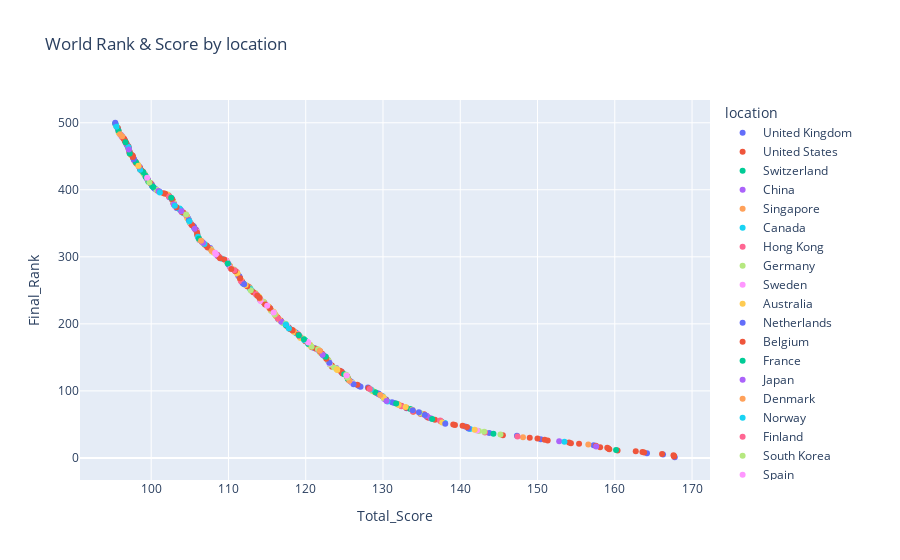

This figure's notebook cell:
### Code cell
chart1= px.scatter(top_500_unis, x='Total_Score', y='Final_Rank', color='location', title='World Rank & Score by location')
chart1.show()

### Figure 1 — Plotly figure (JSON) as saved in the notebook; plotly's stock layout.template omitted (floating-point values rounded to 4 significant figures)
{"data": [{"hovertemplate": "location=United Kingdom<br>Total_Score=%{x}<br>Final_Rank=%{y}<extra></extra>", "legendgroup": "United Kingdom", "marker": {"color": "#636efa", "symbol": "circle"}, "mode": "markers", "name": "United Kingdom", "orientation": "v", "showlegend": true, "type": "scatter", "x": [167.8, 166.2, 164.2, 157.3, 150.4, 147.3, 143.8, 140.6, 137.6, 135.7, 133.1, 131.5, 131.2, 130.4, 128.1, 127.1, 127.0, 126.8, 125.9, 125.8, 125.6, 124.7, 124.6, 123.1, 121.1, 119.3, 118.7, 117.8, 116.8, 116.5, 115.9, 115.3, 113.1, 112.7, 111.4, 110.2, 108.3, 107.6, 107.3, 105.9, 105.9, 105.8, 105.1, 105.0, 104.8, 104.6, 103.3, 102.9, 102.7, 101.1, 100.6, 100.4, 100.3, 100.1, 99.6, 99.47, 98.52, 97.71, 97.08, 97.07, 96.91, 96.82, 96.79, 96.59, 96.26, 95.72], "xaxis": "x", "y": [1, 5, 7, 19, 28, 33, 37, 47, 54, 61, 74, 82, 83, 87, 105, 106, 107, 108, 113, 114, 116, 127, 129, 140, 164, 180, 187, 195, 204, 207, 216, 224, 249, 254, 269, 285, 305, 313, 315, 334, 339, 340, 350, 351, 357, 360, 373, 380, 387, 397, 401, 402, 403, 406, 414, 417, 434, 447, 461, 463, 466, 468, 469, 474, 479, 490], "yaxis": "y"}, {"hovertemplate": "location=United States<br>Total_Score=%{x}<br>Final_Rank=%{y}<extra></extra>", "legendgroup": "United States", "marker": {"color": "#EF553B", "symbol": "circle"}, "mode": "markers", "name": "United States", "orientation": "v", "showlegend": true, "type": "scatter", "x": [167.7, 167.7, 167.6, 166.1, 163.8, 163.6, 162.7, 160.4, 159.3, 159.2, 159.0, 158.1, 157.6, 155.4, 154.3, 154.1, 151.3, 150.9, 150.0, 149.0, 145.5, 140.3, 139.3, 139.1, 137.4, 136.7, 135.9, 135.7, 135.3, 134.8, 133.9, 133.0, 132.4, 131.9, 130.4, 129.2, 128.1, 126.7, 125.5, 125.4, 125.4, 124.8, 124.4, 123.4, 123.4, 123.4, 122.9, 122.8, 121.3, 120.8, 120.3, 120.0, 119.2, 118.5, 118.3, 118.0, 117.8, 117.6, 116.8, 115.5, 115.4, 115.2, 114.6, 114.6, 112.7, 111.8, 111.8, 111.5, 111.4, 111.2, 111.0, 110.3, 110.2, 109.7, 108.8, 108.7, 108.6, 107.2, 107.2, 106.1, 105.9, 105.5, 105.2, 103.9, 102.9, 102.8, 102.8, 100.8, 100.1, 99.27, 99.16, 98.79, 98.71, 98.54, 98.54, 98.52, 98.22, 97.95, 97.88, 97.75, 97.65, 97.59, 97.07, 97.05, 96.63, 96.43, 95.8], "xaxis": "x", "y": [2, 3, 4, 6, 8, 9, 10, 11, 13, 14, 15, 16, 18, 21, 22, 23, 26, 27, 29, 30, 34, 48, 49, 50, 55, 57, 60, 62, 65, 66, 69, 75, 78, 80, 86, 97, 104, 109, 117, 119, 121, 126, 130, 136, 137, 138, 145, 147, 163, 165, 171, 174, 181, 189, 191, 192, 194, 196, 205, 220, 222, 225, 231, 232, 255, 262, 263, 267, 270, 273, 278, 284, 286, 294, 300, 301, 303, 316, 317, 328, 337, 345, 348, 367, 381, 383, 384, 399, 408, 420, 423, 428, 429, 431, 432, 433, 438, 442, 443, 445, 448, 451, 462, 465, 472, 477, 487], "yaxis": "y"}, {"hovertemplate": "location=Switzerland<br>Total_Score=%{x}<br>Final_Rank=%{y}<extra></extra>", "legendgroup": "Switzerland", "marker": {"color": "#00cc96", "symbol": "circle"}, "mode": "markers", "name": "Switzerland", "orientation": "v", "showlegend": true, "type": "scatter", "x": [160.2, 144.3, 133.5, 129.9, 125.5, 123.0, 119.9, 112.0, 106.5], "xaxis": "x", "y": [12, 36, 73, 92, 118, 144, 175, 260, 323], "yaxis": "y"}, {"hovertemplate": "location=China<br>Total_Score=%{x}<br>Final_Rank=%{y}<extra></extra>", "legendgroup": "China", "marker": {"color": "#ab63fa", "symbol": "circle"}, "mode": "markers", "name": "China", "orientation": "v", "showlegend": true, "type": "scatter", "x": [157.6, 152.8, 136.2, 135.6, 130.2, 130.1, 129.7, 124.0, 122.6, 121.6, 114.7, 114.2, 114.1, 114.1, 111.3, 110.0, 109.9, 109.8, 108.6, 107.8, 106.6, 106.2, 106.0, 105.5, 103.9, 103.8, 102.7, 102.3, 100.1, 99.58, 99.48, 97.79, 96.83, 95.36], "xaxis": "x", "y": [17, 25, 59, 63, 88, 90, 93, 134, 150, 161, 230, 235, 236, 237, 272, 289, 291, 292, 302, 310, 322, 325, 331, 344, 369, 370, 385, 389, 407, 415, 416, 444, 467, 498], "yaxis": "y"}, {"hovertemplate": "location=Singapore<br>Total_Score=%{x}<br>Final_Rank=%{y}<extra></extra>", "legendgroup": "Singapore", "marker": {"color": "#FFA15A", "symbol": "circle"}, "mode": "markers", "name": "Singapore", "orientation": "v", "showlegend": true, "type": "scatter", "x": [156.6, 148.1], "xaxis": "x", "y": [20, 31], "yaxis": "y"}, {"hovertemplate": "location=Canada<br>Total_Score=%{x}<br>Final_Rank=%{y}<extra></extra>", "legendgroup": "Canada", "marker": {"color": "#19d3f3", "symbol": "circle"}, "mode": "markers", "name": "Canada", "orientation": "v", "showlegend": true, "type": "scatter", "x": [153.5, 141.3, 138.0, 130.6, 122.3, 121.9, 119.8, 118.8, 113.7, 112.9, 109.2, 106.1, 105.9, 105.6, 104.2, 103.0, 102.2], "xaxis": "x", "y": [24, 43, 52, 84, 153, 158, 176, 186, 243, 251, 297, 329, 335, 343, 365, 377, 392], "yaxis": "y"}, {"hovertemplate": "location=Hong Kong<br>Total_Score=%{x}<br>Final_Rank=%{y}<extra></extra>", "legendgroup": "Hong Kong", "marker": {"color": "#FF6692", "symbol": "circle"}, "mode": "markers", "name": "Hong Kong", "orientation": "v", "showlegend": true, "type": "scatter", "x": [147.4, 143.2, 137.4, 133.8, 132.4, 105.1], "xaxis": "x", "y": [32, 38, 56, 70, 77, 349], "yaxis": "y"}, {"hovertemplate": "location=Germany<br>Total_Score=%{x}<br>Final_Rank=%{y}<extra></extra>", "legendgroup": "Germany", "marker": {"color": "#B6E880", "symbol": "circle"}, "mode": "markers", "name": "Germany", "orientation": "v", "showlegend": true, "type": "scatter", "x": [145.2, 143.1, 142.4, 134.8, 130.1, 128.6, 128.6, 126.1, 124.0, 123.7, 123.1, 122.7, 121.9, 121.6, 120.6, 119.7, 117.1, 117.0, 116.2, 114.6, 114.0, 113.5, 113.1, 112.8, 112.4, 111.1, 110.7, 107.9, 104.9, 104.9, 104.8, 100.7, 99.21, 99.0, 98.3, 97.15, 95.8, 95.48], "xaxis": "x", "y": [35, 39, 40, 67, 89, 100, 101, 112, 133, 135, 139, 149, 157, 162, 169, 178, 201, 202, 211, 233, 240, 246, 248, 253, 257, 276, 281, 308, 352, 354, 356, 400, 422, 425, 437, 458, 486, 495], "yaxis": "y"}, {"hovertemplate": "location=Sweden<br>Total_Score=%{x}<br>Final_Rank=%{y}<extra></extra>", "legendgroup": "Sweden", "marker": {"color": "#FF97FF", "symbol": "circle"}, "mode": "markers", "name": "Sweden", "orientation": "v", "showlegend": true, "type": "scatter", "x": [142.2, 126.1, 123.1, 123.0, 120.2, 119.0, 114.9, 114.2, 105.9, 104.4, 95.87, 95.72], "xaxis": "x", "y": [41, 111, 141, 143, 173, 185, 228, 234, 338, 364, 484, 489], "yaxis": "y"}, {"hovertemplate": "location=Australia<br>Total_Score=%{x}<br>Final_Rank=%{y}<extra></extra>", "legendgroup": "Australia", "marker": {"color": "#FECB52", "symbol": "circle"}, "mode": "markers", "name": "Australia", "orientation": "v", "showlegend": true, "type": "scatter", "x": [141.9, 141.0, 137.7, 133.8, 132.9, 132.0, 130.0, 128.8, 124.0, 120.6, 120.6, 119.3, 118.5, 116.6, 116.3, 116.0, 115.8, 115.4, 113.9, 113.5, 111.6, 111.6, 111.2, 110.2, 109.8, 106.8, 106.2, 106.0, 104.7, 104.6, 98.12, 97.38, 95.8], "xaxis": "x", "y": [42, 45, 53, 72, 76, 79, 91, 99, 132, 167, 168, 179, 188, 206, 210, 215, 218, 221, 241, 245, 265, 266, 274, 287, 293, 320, 326, 332, 358, 359, 439, 452, 485], "yaxis": "y"}, {"hovertemplate": "location=Netherlands<br>Total_Score=%{x}<br>Final_Rank=%{y}<extra></extra>", "legendgroup": "Netherlands", "marker": {"color": "#636efa", "symbol": "circle"}, "mode": "markers", "name": "Netherlands", "orientation": "v", "showlegend": true, "type": "scatter", "x": [141.1, 138.1, 135.4, 134.6, 133.8, 129.4, 129.4, 126.2, 122.4, 111.8, 111.4, 110.0], "xaxis": "x", "y": [44, 51, 64, 68, 71, 95, 96, 110, 152, 261, 271, 288], "yaxis": "y"}, {"hovertemplate": "location=Belgium<br>Total_Score=%{x}<br>Final_Rank=%{y}<extra></extra>", "legendgroup": "Belgium", "marker": {"color": "#EF553B", "symbol": "circle"}, "mode": "markers", "name": "Belgium", "orientation": "v", "showlegend": true, "type": "scatter", "x": [140.9, 125.3, 124.7, 118.3, 116.4, 113.2, 102.3, 98.05], "xaxis": "x", "y": [46, 122, 128, 190, 209, 247, 391, 440], "yaxis": "y"}, {"hovertemplate": "location=France<br>Total_Score=%{x}<br>Final_Rank=%{y}<extra></extra>", "legendgroup": "France", "marker": {"color": "#00cc96", "symbol": "circle"}, "mode": "markers", "name": "France", "orientation": "v", "showlegend": true, "type": "scatter", "x": [136.4, 131.7, 129.0, 125.0, 120.3, 103.7, 100.3, 99.29, 98.03], "xaxis": "x", "y": [58, 81, 98, 125, 170, 371, 404, 419, 441], "yaxis": "y"}, {"hovertemplate": "location=Japan<br>Total_Score=%{x}<br>Final_Rank=%{y}<extra></extra>", "legendgroup": "Japan", "marker": {"color": "#ab63fa", "symbol": "circle"}, "mode": "markers", "name": "Japan", "orientation": "v", "showlegend": true, "type": "scatter", "x": [130.5, 116.8, 100.9], "xaxis": "x", "y": [85, 203, 398], "yaxis": "y"}, {"hovertemplate": "location=Denmark<br>Total_Score=%{x}<br>Final_Rank=%{y}<extra></extra>", "legendgroup": "Denmark", "marker": {"color": "#FFA15A", "symbol": "circle"}, "mode": "markers", "name": "Denmark", "orientation": "v", "showlegend": true, "type": "scatter", "x": [129.6, 125.7, 122.0, 116.1, 116.1, 114.1], "xaxis": "x", "y": [94, 115, 156, 212, 213, 238], "yaxis": "y"}, {"hovertemplate": "location=Norway<br>Total_Score=%{x}<br>Final_Rank=%{y}<extra></extra>", "legendgroup": "Norway", "marker": {"color": "#19d3f3", "symbol": "circle"}, "mode": "markers", "name": "Norway", "orientation": "v", "showlegend": true, "type": "scatter", "x": [128.4, 112.8, 103.7], "xaxis": "x", "y": [102, 252, 372], "yaxis": "y"}, {"hovertemplate": "location=Finland<br>Total_Score=%{x}<br>Final_Rank=%{y}<extra></extra>", "legendgroup": "Finland", "marker": {"color": "#FF6692", "symbol": "circle"}, "mode": "markers", "name": "Finland", "orientation": "v", "showlegend": true, "type": "scatter", "x": [128.3, 119.2, 113.5, 111.6, 111.1, 108.9, 107.7, 102.9], "xaxis": "x", "y": [103, 182, 244, 264, 277, 299, 312, 379], "yaxis": "y"}, {"hovertemplate": "location=South Korea<br>Total_Score=%{x}<br>Final_Rank=%{y}<extra></extra>", "legendgroup": "South Korea", "marker": {"color": "#B6E880", "symbol": "circle"}, "mode": "markers", "name": "South Korea", "orientation": "v", "showlegend": true, "type": "scatter", "x": [125.4, 125.2, 122.9, 120.8, 117.4, 115.6, 112.9, 107.7, 102.8, 95.65], "xaxis": "x", "y": [120, 124, 146, 166, 200, 219, 250, 311, 382, 493], "yaxis": "y"}, {"hovertemplate": "location=Spain<br>Total_Score=%{x}<br>Final_Rank=%{y}<extra></extra>", "legendgroup": "Spain", "marker": {"color": "#FF97FF", "symbol": "circle"}, "mode": "markers", "name": "Spain", "orientation": "v", "showlegend": true, "type": "scatter", "x": [125.3, 120.3, 117.6, 109.7, 103.1, 97.2], "xaxis": "x", "y": [123, 172, 197, 295, 375, 456], "yaxis": "y"}, {"hovertemplate": "location=Ireland<br>Total_Score=%{x}<br>Final_Rank=%{y}<extra></extra>", "legendgroup": "Ireland", "marker": {"color": "#FECB52", "symbol": "circle"}, "mode": "markers", "name": "Ireland", "orientation": "v", "showlegend": true, "type": "scatter", "x": [124.1, 115.2, 111.2, 108.1, 104.6, 102.1, 99.61], "xaxis": "x", "y": [131, 226, 275, 307, 361, 393, 413], "yaxis": "y"}, {"hovertemplate": "location=New Zealand<br>Total_Score=%{x}<br>Final_Rank=%{y}<extra></extra>", "legendgroup": "New Zealand", "marker": {"color": "#636efa", "symbol": "circle"}, "mode": "markers", "name": "New Zealand", "orientation": "v", "showlegend": true, "type": "scatter", "x": [123.1, 105.5, 104.9, 99.97, 95.69], "xaxis": "x", "y": [142, 346, 355, 409, 491], "yaxis": "y"}, {"hovertemplate": "location=Italy<br>Total_Score=%{x}<br>Final_Rank=%{y}<extra></extra>", "legendgroup": "Italy", "marker": {"color": "#EF553B", "symbol": "circle"}, "mode": "markers", "name": "Italy", "orientation": "v", "showlegend": true, "type": "scatter", "x": [122.7, 122.2, 121.8, 119.0, 115.4, 114.7, 114.0, 113.7, 112.4, 111.5, 110.9, 109.5, 108.9, 107.3, 107.0, 106.0, 105.9, 105.7, 105.3, 104.1, 103.3, 102.7, 101.8, 101.6, 99.89, 98.92, 97.6, 97.38, 97.21, 96.77, 96.61, 96.51, 95.68], "xaxis": "x", "y": [148, 155, 159, 184, 223, 229, 239, 242, 256, 268, 279, 296, 298, 314, 318, 333, 336, 341, 347, 366, 374, 386, 394, 395, 410, 427, 450, 453, 455, 470, 473, 475, 492], "yaxis": "y"}, {"hovertemplate": "location=Austria<br>Total_Score=%{x}<br>Final_Rank=%{y}<extra></extra>", "legendgroup": "Austria", "marker": {"color": "#00cc96", "symbol": "circle"}, "mode": "markers", "name": "Austria", "orientation": "v", "showlegend": true, "type": "scatter", "x": [122.6, 119.8, 119.1, 117.4, 99.64, 95.35], "xaxis": "x", "y": [151, 177, 183, 198, 412, 499], "yaxis": "y"}, {"hovertemplate": "location=South Africa<br>Total_Score=%{x}<br>Final_Rank=%{y}<extra></extra>", "legendgroup": "South Africa", "marker": {"color": "#ab63fa", "symbol": "circle"}, "mode": "markers", "name": "South Africa", "orientation": "v", "showlegend": true, "type": "scatter", "x": [122.2, 105.6, 102.9], "xaxis": "x", "y": [154, 342, 378], "yaxis": "y"}, {"hovertemplate": "location=Macao<br>Total_Score=%{x}<br>Final_Rank=%{y}<extra></extra>", "legendgroup": "Macao", "marker": {"color": "#FFA15A", "symbol": "circle"}, "mode": "markers", "name": "Macao", "orientation": "v", "showlegend": true, "type": "scatter", "x": [121.8, 107.8], "xaxis": "x", "y": [160, 309], "yaxis": "y"}, {"hovertemplate": "location=Saudi Arabia<br>Total_Score=%{x}<br>Final_Rank=%{y}<extra></extra>", "legendgroup": "Saudi Arabia", "marker": {"color": "#19d3f3", "symbol": "circle"}, "mode": "markers", "name": "Saudi Arabia", "orientation": "v", "showlegend": true, "type": "scatter", "x": [117.8, 117.4, 106.9, 106.0, 101.1, 97.06], "xaxis": "x", "y": [193, 199, 319, 330, 396, 464], "yaxis": "y"}, {"hovertemplate": "location=Taiwan<br>Total_Score=%{x}<br>Final_Rank=%{y}<extra></extra>", "legendgroup": "Taiwan", "marker": {"color": "#FF6692", "symbol": "circle"}, "mode": "markers", "name": "Taiwan", "orientation": "v", "showlegend": true, "type": "scatter", "x": [116.4, 110.8, 102.3], "xaxis": "x", "y": [208, 280, 390], "yaxis": "y"}, {"hovertemplate": "location=Israel<br>Total_Score=%{x}<br>Final_Rank=%{y}<extra></extra>", "legendgroup": "Israel", "marker": {"color": "#B6E880", "symbol": "circle"}, "mode": "markers", "name": "Israel", "orientation": "v", "showlegend": true, "type": "scatter", "x": [116.0, 99.0, 95.44], "xaxis": "x", "y": [214, 424, 496], "yaxis": "y"}, {"hovertemplate": "location=United Arab Emirates<br>Total_Score=%{x}<br>Final_Rank=%{y}<extra></extra>", "legendgroup": "United Arab Emirates", "marker": {"color": "#FF97FF", "symbol": "circle"}, "mode": "markers", "name": "United Arab Emirates", "orientation": "v", "showlegend": true, "type": "scatter", "x": [115.9, 115.0, 110.3, 108.4, 108.3], "xaxis": "x", "y": [217, 227, 283, 304, 306], "yaxis": "y"}, {"hovertemplate": "location=Qatar<br>Total_Score=%{x}<br>Final_Rank=%{y}<extra></extra>", "legendgroup": "Qatar", "marker": {"color": "#FECB52", "symbol": "circle"}, "mode": "markers", "name": "Qatar", "orientation": "v", "showlegend": true, "type": "scatter", "x": [112.2], "xaxis": "x", "y": [258], "yaxis": "y"}, {"hovertemplate": "location=Estonia<br>Total_Score=%{x}<br>Final_Rank=%{y}<extra></extra>", "legendgroup": "Estonia", "marker": {"color": "#636efa", "symbol": "circle"}, "mode": "markers", "name": "Estonia", "orientation": "v", "showlegend": true, "type": "scatter", "x": [112.0], "xaxis": "x", "y": [259], "yaxis": "y"}, {"hovertemplate": "location=Luxembourg<br>Total_Score=%{x}<br>Final_Rank=%{y}<extra></extra>", "legendgroup": "Luxembourg", "marker": {"color": "#EF553B", "symbol": "circle"}, "mode": "markers", "name": "Luxembourg", "orientation": "v", "showlegend": true, "type": "scatter", "x": [110.4], "xaxis": "x", "y": [282], "yaxis": "y"}, {"hovertemplate": "location=Iran<br>Total_Score=%{x}<br>Final_Rank=%{y}<extra></extra>", "legendgroup": "Iran", "marker": {"color": "#00cc96", "symbol": "circle"}, "mode": "markers", "name": "Iran", "orientation": "v", "showlegend": true, "type": "scatter", "x": [109.9, 106.2, 102.6, 100.2, 99.27, 98.98, 95.76], "xaxis": "x", "y": [290, 327, 388, 405, 421, 426, 488], "yaxis": "y"}, {"hovertemplate": "location=Malaysia<br>Total_Score=%{x}<br>Final_Rank=%{y}<extra></extra>", "legendgroup": "Malaysia", "marker": {"color": "#ab63fa", "symbol": "circle"}, "mode": "markers", "name": "Malaysia", "orientation": "v", "showlegend": true, "type": "scatter", "x": [106.7, 103.9, 96.11], "xaxis": "x", "y": [321, 368, 481], "yaxis": "y"}, {"hovertemplate": "location=Hungary<br>Total_Score=%{x}<br>Final_Rank=%{y}<extra></extra>", "legendgroup": "Hungary", "marker": {"color": "#FFA15A", "symbol": "circle"}, "mode": "markers", "name": "Hungary", "orientation": "v", "showlegend": true, "type": "scatter", "x": [106.5], "xaxis": "x", "y": [324], "yaxis": "y"}, {"hovertemplate": "location=Pakistan<br>Total_Score=%{x}<br>Final_Rank=%{y}<extra></extra>", "legendgroup": "Pakistan", "marker": {"color": "#19d3f3", "symbol": "circle"}, "mode": "markers", "name": "Pakistan", "orientation": "v", "showlegend": true, "type": "scatter", "x": [104.9, 103.1, 98.57, 97.15, 95.42], "xaxis": "x", "y": [353, 376, 430, 459, 497], "yaxis": "y"}, {"hovertemplate": "location=India<br>Total_Score=%{x}<br>Final_Rank=%{y}<extra></extra>", "legendgroup": "India", "marker": {"color": "#FF6692", "symbol": "circle"}, "mode": "markers", "name": "India", "orientation": "v", "showlegend": true, "type": "scatter", "x": [104.5, 98.39, 96.27], "xaxis": "x", "y": [362, 435, 478], "yaxis": "y"}, {"hovertemplate": "location=Vietnam<br>Total_Score=%{x}<br>Final_Rank=%{y}<extra></extra>", "legendgroup": "Vietnam", "marker": {"color": "#B6E880", "symbol": "circle"}, "mode": "markers", "name": "Vietnam", "orientation": "v", "showlegend": true, "type": "scatter", "x": [104.5, 99.76], "xaxis": "x", "y": [363, 411], "yaxis": "y"}, {"hovertemplate": "location=Brunei Darussalam<br>Total_Score=%{x}<br>Final_Rank=%{y}<extra></extra>", "legendgroup": "Brunei Darussalam", "marker": {"color": "#FF97FF", "symbol": "circle"}, "mode": "markers", "name": "Brunei Darussalam", "orientation": "v", "showlegend": true, "type": "scatter", "x": [99.47], "xaxis": "x", "y": [418], "yaxis": "y"}, {"hovertemplate": "location=Brazil<br>Total_Score=%{x}<br>Final_Rank=%{y}<extra></extra>", "legendgroup": "Brazil", "marker": {"color": "#FECB52", "symbol": "circle"}, "mode": "markers", "name": "Brazil", "orientation": "v", "showlegend": true, "type": "scatter", "x": [98.34], "xaxis": "x", "y": [436], "yaxis": "y"}, {"hovertemplate": "location=Greece<br>Total_Score=%{x}<br>Final_Rank=%{y}<extra></extra>", "legendgroup": "Greece", "marker": {"color": "#636efa", "symbol": "circle"}, "mode": "markers", "name": "Greece", "orientation": "v", "showlegend": true, "type": "scatter", "x": [97.74, 95.35], "xaxis": "x", "y": [446, 500], "yaxis": "y"}, {"hovertemplate": "location=Turkey<br>Total_Score=%{x}<br>Final_Rank=%{y}<extra></extra>", "legendgroup": "Turkey", "marker": {"color": "#EF553B", "symbol": "circle"}, "mode": "markers", "name": "Turkey", "orientation": "v", "showlegend": true, "type": "scatter", "x": [97.63, 97.19, 96.47], "xaxis": "x", "y": [449, 457, 476], "yaxis": "y"}, {"hovertemplate": "location=Cyprus<br>Total_Score=%{x}<br>Final_Rank=%{y}<extra></extra>", "legendgroup": "Cyprus", "marker": {"color": "#00cc96", "symbol": "circle"}, "mode": "markers", "name": "Cyprus", "orientation": "v", "showlegend": true, "type": "scatter", "x": [97.22, 96.68], "xaxis": "x", "y": [454, 471], "yaxis": "y"}, {"hovertemplate": "location=Portugal<br>Total_Score=%{x}<br>Final_Rank=%{y}<extra></extra>", "legendgroup": "Portugal", "marker": {"color": "#ab63fa", "symbol": "circle"}, "mode": "markers", "name": "Portugal", "orientation": "v", "showlegend": true, "type": "scatter", "x": [97.11, 96.07], "xaxis": "x", "y": [460, 482], "yaxis": "y"}, {"hovertemplate": "location=Russian Federation<br>Total_Score=%{x}<br>Final_Rank=%{y}<extra></extra>", "legendgroup": "Russian Federation", "marker": {"color": "#FFA15A", "symbol": "circle"}, "mode": "markers", "name": "Russian Federation", "orientation": "v", "showlegend": true, "type": "scatter", "x": [96.24, 95.96], "xaxis": "x", "y": [480, 483], "yaxis": "y"}, {"hovertemplate": "location=Lebanon<br>Total_Score=%{x}<br>Final_Rank=%{y}<extra></extra>", "legendgroup": "Lebanon", "marker": {"color": "#19d3f3", "symbol": "circle"}, "mode": "markers", "name": "Lebanon", "orientation": "v", "showlegend": true, "type": "scatter", "x": [95.5], "xaxis": "x", "y": [494], "yaxis": "y"}], "layout": {"legend": {"title": {"text": "location"}, "tracegroupgap": 0}, "title": {"text": "World Rank & Score by location"}, "xaxis": {"anchor": "y", "domain": [0, 1], "title": {"text": "Total_Score"}}, "yaxis": {"anchor": "x", "domain": [0, 1], "title": {"text": "Final_Rank"}}}}
